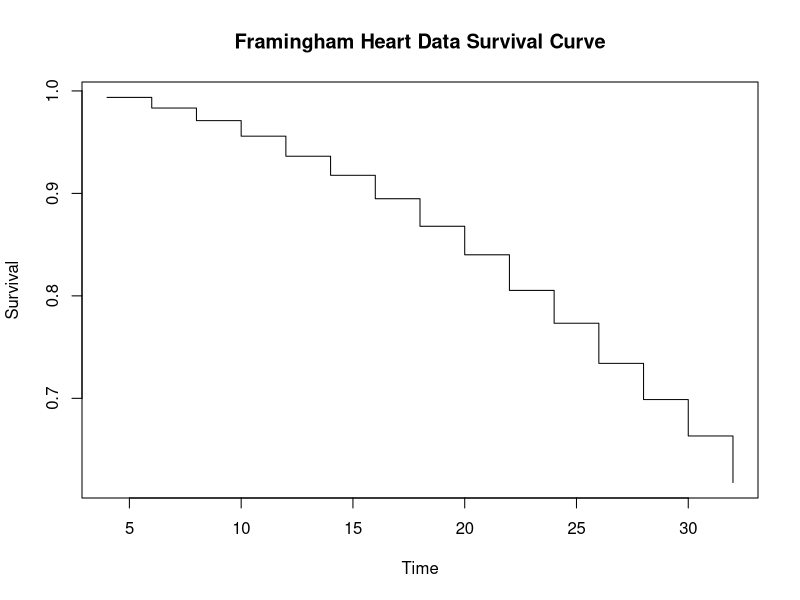

Source code (R):
## ---- chunk 1
#### read in data ####
heart <- read.csv('Framingham Heart Data.csv')
#### format columns (type I censoring) ####
heart$d <- heart$AgeAtDeath - heart$AgeAtStart
heart$c <- ifelse(heart$Status == 'Alive', 0, 1)
tc <- max(heart$d, na.rm = T)
heart$x <- ifelse(is.na(heart$d), tc, heart$d)
#### plots ####
library(survival)
km <- survfit(Surv(heart$x, heart$c) ~ 1, type = 'kaplan-meier')
## survival plot
plot(km$time,km$surv, type="s",xlab="Time",ylab="Survival",
     main = 'Framingham Heart Data Survival Curve')
skm <- summary(km)
df <- data.frame(skm$time, skm$n.risk, skm$n.event, round(skm$surv, 2), round(skm$lower, 2), round(skm$upper, 2))
colnames(df) <- c('Time', '# at risk', '# of events', 'Survival Rate', '95% CI Lower', '95% CI Upper')

library(knitr)
### survival summary table
kable(df)


### create table of summary of explanatory variables
dead <- heart[heart$Status == 'Dead',]
alive <- heart[heart$Status == 'Alive',]

create_row <- function(df){
sum_vec <- c(round(mean(df$Sex == 'Female'),2), 
             paste(round(mean(df$AgeAtStart, na.rm = T),2), ' (', round(sd(df$AgeAtStart, na.rm = T),2), ')', sep = ''),
             paste(round(mean(df$Height, na.rm = T),2), ' (', round(sd(df$Height, na.rm = T),2), ')', sep = ''),
             paste(round(mean(df$Weight, na.rm = T),2), ' (', round(sd(df$Weight, na.rm = T),2), ')', sep = ''),
             paste(round(mean(df$Diastolic, na.rm = T),2), ' (', round(sd(df$Diastolic, na.rm = T),2), ')', sep = ''),
             paste(round(mean(df$Systolic, na.rm = T),2), ' (', round(sd(df$Systolic, na.rm = T),2), ')', sep = ''),
             paste(round(mean(df$Cholesterol, na.rm = T),2), ' (', round(sd(df$Cholesterol, na.rm = T),2), ')', sep = ''),
             1-round(mean(df$Smoking_Status == 'Non-smoker'),2))
return(sum_vec)
}
head(heart)

Total <- create_row(heart)
Alive <- create_row(alive)
Dead  <- create_row(dead)


df_tab <- data.frame(Total, Alive, Dead)
row.names(df_tab) <- c('% Female', 'Mean Age at Start (SD)',
                       'Mean Height (SD)', 'Mean Weight (SD)',
                       'Mean Diastolic (SD)', 'Mean Systolic (SD)',
                       'Mean Cholesterol (SD)', '% Smoker')

kable(df_tab)

